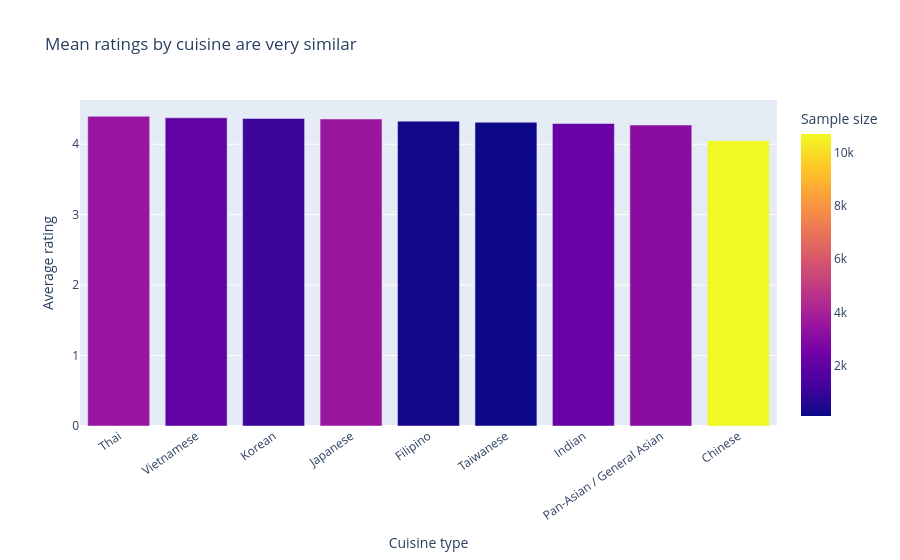

Write notebook code for a chart like this one.
### Markdown cell above
Do average ratings differ across Asian cuisine types, and are certain cuisines consistently rated higher or lower than others?

Chart for Q3

### Code cell
import plotly.express as px

fig = px.bar(
    q3_summary.sort_values("avg_rating", ascending=False),
    x="Cuisine_Group",
    y="avg_rating",
    color="n_restaurants",
    title="Mean ratings by cuisine are very similar",
    labels={"avg_rating": "Average rating", "Cuisine_Group": "Cuisine type", "n_restaurants": "Sample size"}
)
fig.update_layout(xaxis_tickangle=-35)
fig.show()

### Figure 1 — Plotly figure (JSON) as saved in the notebook; plotly's stock layout.template omitted (floating-point values rounded to 4 significant figures)
{"data": [{"hovertemplate": "Cuisine type=%{x}<br>Average rating=%{y}<br>Sample size=%{marker.color}<extra></extra>", "legendgroup": "", "marker": {"color": [3534, 1979, 1093, 3582, 234, 92, 2181, 3125, 10721], "coloraxis": "coloraxis", "pattern": {"shape": ""}}, "name": "", "orientation": "v", "showlegend": false, "textposition": "auto", "type": "bar", "x": ["Thai", "Vietnamese", "Korean", "Japanese", "Filipino", "Taiwanese", "Indian", "Pan-Asian / General Asian", "Chinese"], "xaxis": "x", "y": [4.396, 4.375, 4.365, 4.358, 4.327, 4.312, 4.294, 4.272, 4.048], "yaxis": "y"}], "layout": {"barmode": "relative", "coloraxis": {"colorbar": {"title": {"text": "Sample size"}}, "colorscale": [[0, "#0d0887"], [0.1111, "#46039f"], [0.2222, "#7201a8"], [0.3333, "#9c179e"], [0.4444, "#bd3786"], [0.5556, "#d8576b"], [0.6667, "#ed7953"], [0.7778, "#fb9f3a"], [0.8889, "#fdca26"], [1, "#f0f921"]]}, "legend": {"tracegroupgap": 0}, "title": {"text": "Mean ratings by cuisine are very similar"}, "xaxis": {"anchor": "y", "domain": [0, 1], "tickangle": -35, "title": {"text": "Cuisine type"}}, "yaxis": {"anchor": "x", "domain": [0, 1], "title": {"text": "Average rating"}}}}
